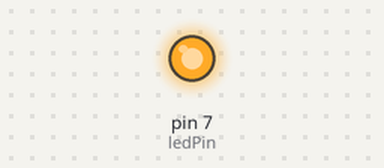
The sketch below on a simulated Arduino Uno, built with avr-gcc and run on an emulated ATmega328P. On the bench: output pins drawn as LEDs (lit = HIGH).

Above: at 2.5 s.
At 7.5 s:
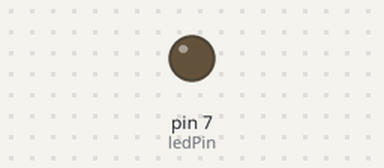
Timing chart, 0 to 13.0 s (numbered marks = the images above):
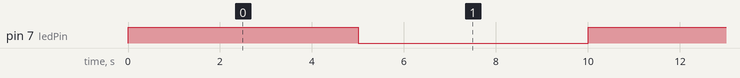

The sketch:

01_Blink.ino
```cpp
// second program blinking of LED light
int ledPin=7;


void setup() {
  // put your setup code here, to run once:
    pinMode(ledPin, OUTPUT);

}

void loop() {
  // put your main code here, to run repeatedly:
  digitalWrite(ledPin, HIGH);  // turn the LED on (HIGH is the voltage level)
  delay(5000);
  digitalWrite(ledPin, LOW);   // turn the LED off by making the voltage LOW
  delay(5000);

}
```

Measured:
- by itself, pin 7 (ledPin): alternates HIGH for 5.0 s and LOW for 5.0 s
